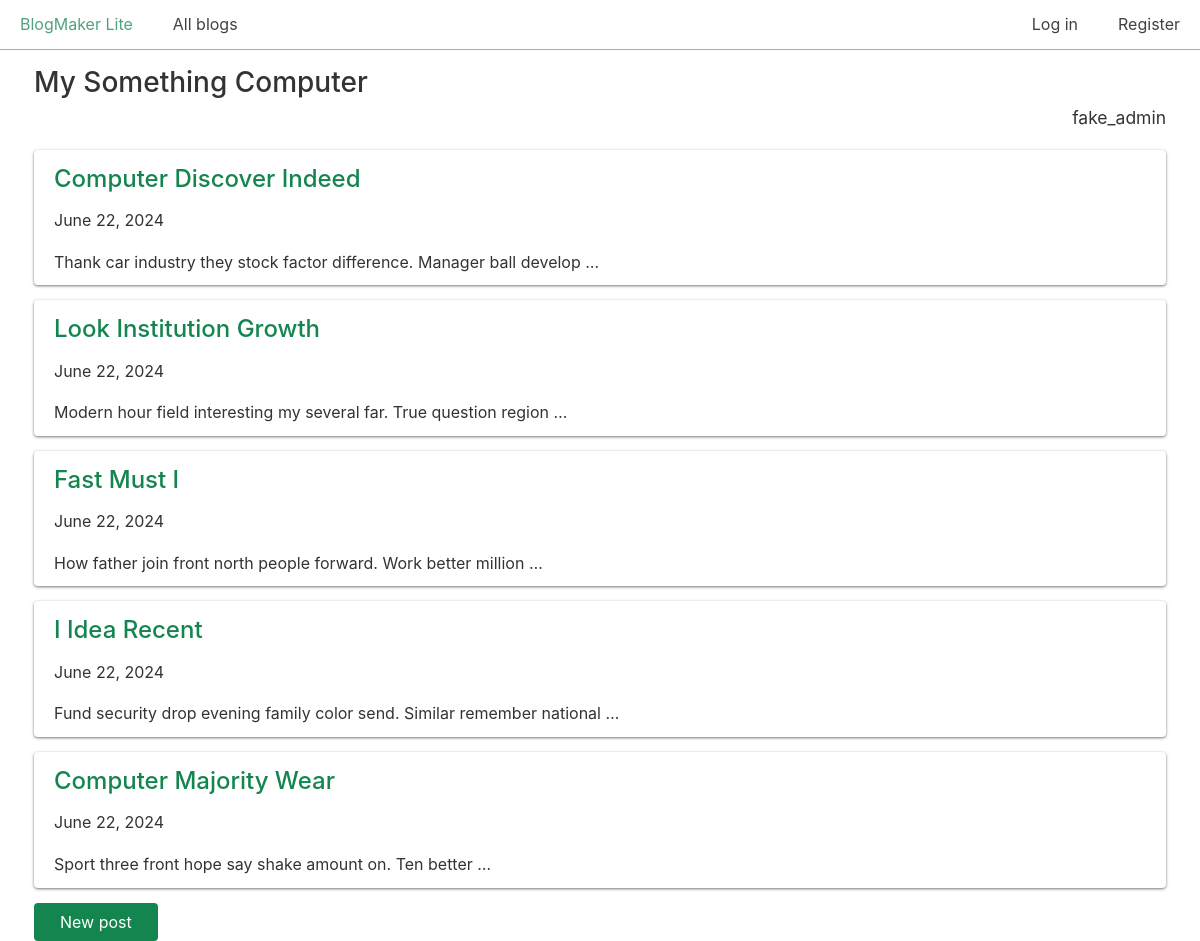
The page /blogs/1/ on the database as committed earlier.
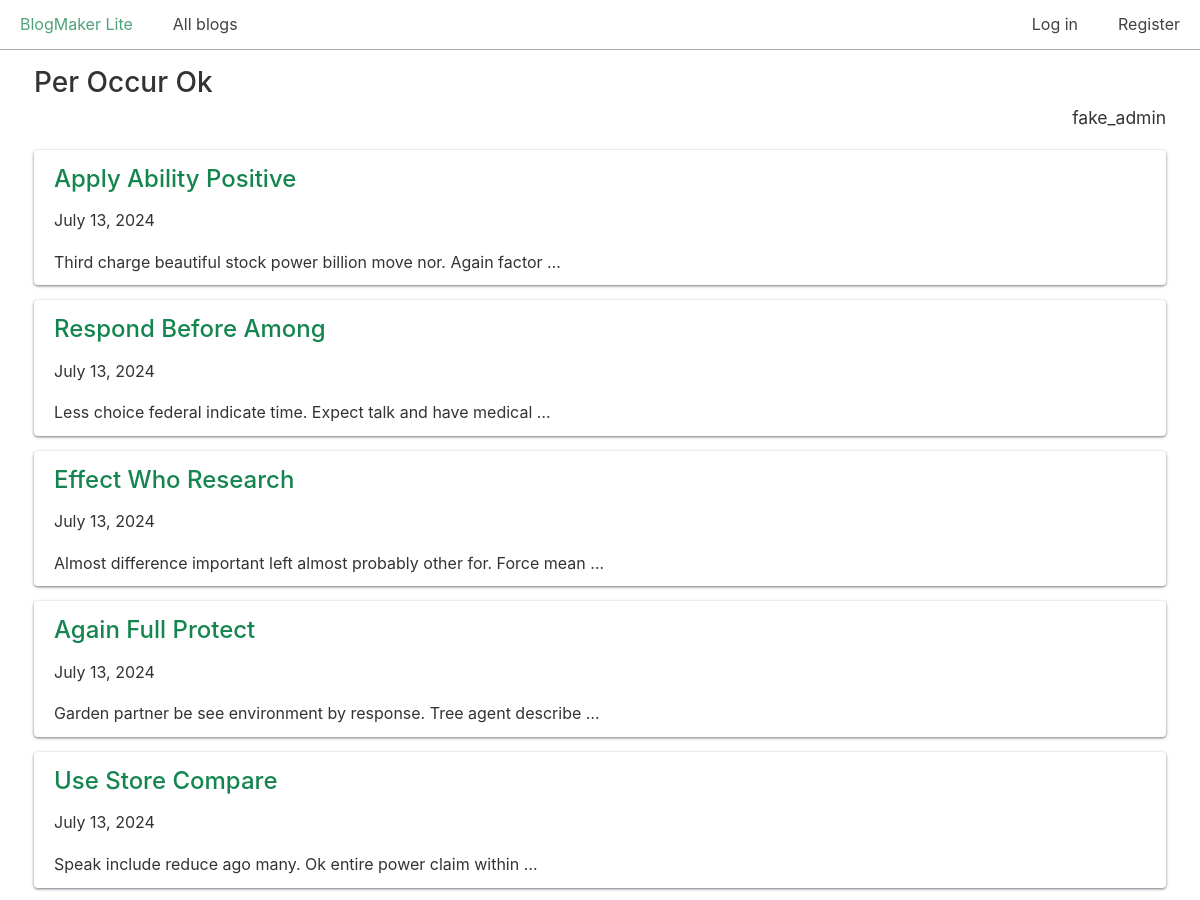
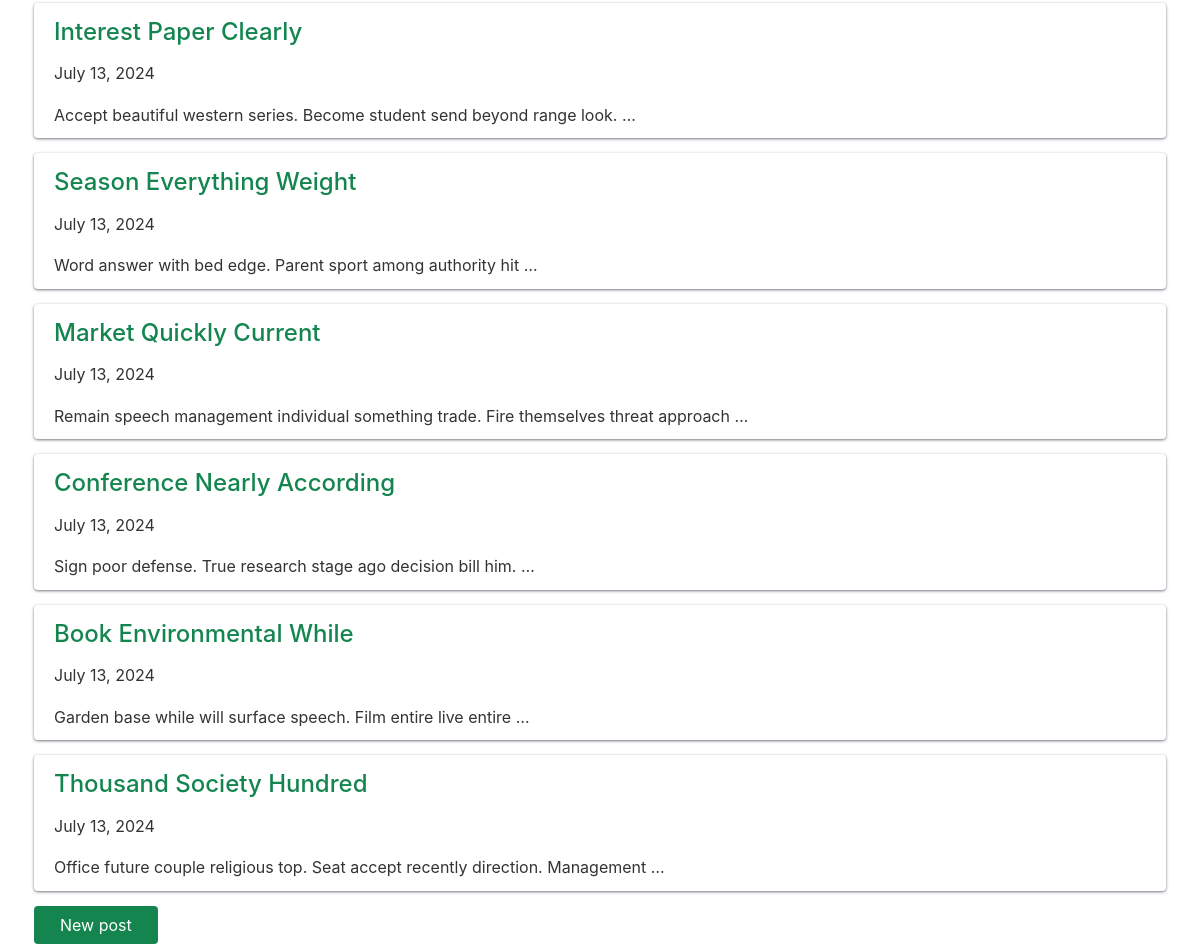
The same page on the database as committed later (2 pictures, top to bottom).
### blogs/models.py (models this page shows, shortened)
class Blog(models.Model):
    title = models.CharField(max_length=200)
    description = models.TextField()
    date_added = models.DateTimeField(auto_now_add=True)
    owner = models.ForeignKey(User, on_delete=models.CASCADE)

class BlogPost(models.Model):
    title = models.CharField(max_length=500)
    body = models.TextField()
    blog = models.ForeignKey(Blog, on_delete=models.CASCADE)
    date_added = models.DateTimeField(auto_now_add=True)

### blogs/views.py (the view)
# urls.py: path("blogs/<int:blog_id>/", views.blog, name="blog"),
def blog(request, blog_id):
    blog = Blog.objects.get(id=blog_id)
    posts = blog.blogpost_set.all()
    context = {
        "blog": blog,
        "posts": posts,
    }
    return render(request, "blogs/blog.html", context)

### blogs/templates/blogs/blog.html
{% extends "blogs/base.html" %}
{% block content %}
  <h2>{{ blog.title }}</h2>
  <p class="text-right blog-owner">{{ blog.owner.username }}</p>
  {% for post in posts %}
    <div class="card">
      <header>
        <h3><a href="{% url 'blogs:post' post.id %}">
          {{ post.title }}</a></h3>
      </header>
      <p>{{ post.date_added|date:"DATE_FORMAT"}}</p>
      <p>{{ post.body|truncatewords:10 }}</p>
    </div>
  {% empty %}
    <h3>No posts have been written yet.</h3>
  {% endfor %}
  <a class="button primary"
    href="{% url 'blogs:new_post' blog.id %}">New post</a>
{% endblock content %}

Rows that differ between the two databases and show on the page:
no longer on this page (row edited): BlogPost: title "Computer Discover Indeed", date_added "June 22, 2024", body "Thank car industry they stock factor difference. Manager ball develop …"
no longer on this page (row edited): BlogPost: title "Look Institution Growth", date_added "June 22, 2024", body "Modern hour field interesting my several far. True question region …"
no longer on this page (row edited): BlogPost: title "Fast Must I", date_added "June 22, 2024", body "How father join front north people forward. Work better million …"
removed BlogPost: title "I Idea Recent", date_added "June 22, 2024", body "Fund security drop evening family color send. Similar remember national …"
no longer on this page (row edited): BlogPost: title "Computer Majority Wear", date_added "June 22, 2024", body "Sport three front hope say shake amount on. Ten better …"
changed Blog "fake_admin": title "My Something Computer" → "Per Occur Ok"
added BlogPost: title "Apply Ability Positive", date_added "July 13, 2024", body "Third charge beautiful stock power billion move nor. Again factor …"
added BlogPost: title "Respond Before Among", date_added "July 13, 2024", body "Less choice federal indicate time. Expect talk and have medical …"
added BlogPost: title "Effect Who Research", date_added "July 13, 2024", body "Almost difference important left almost probably other for. Force mean …"
added BlogPost: title "Again Full Protect", date_added "July 13, 2024", body "Garden partner be see environment by response. Tree agent describe …"
added BlogPost: title "Use Store Compare", date_added "July 13, 2024", body "Speak include reduce ago many. Ok entire power claim within …"
added BlogPost: title "Interest Paper Clearly", date_added "July 13, 2024", body "Accept beautiful western series. Become student send beyond range look. …"
added BlogPost: title "Season Everything Weight", date_added "July 13, 2024", body "Word answer with bed edge. Parent sport among authority hit …"
added BlogPost: title "Market Quickly Current", date_added "July 13, 2024", body "Remain speech management individual something trade. Fire themselves threat approach …"
added BlogPost: title "Conference Nearly According", date_added "July 13, 2024", body "Sign poor defense. True research stage ago decision bill him. …"
added BlogPost: title "Book Environmental While", date_added "July 13, 2024", body "Garden base while will surface speech. Film entire live entire …"
added BlogPost: title "Thousand Society Hundred", date_added "July 13, 2024", body "Office future couple religious top. Seat accept recently direction. Management …"
